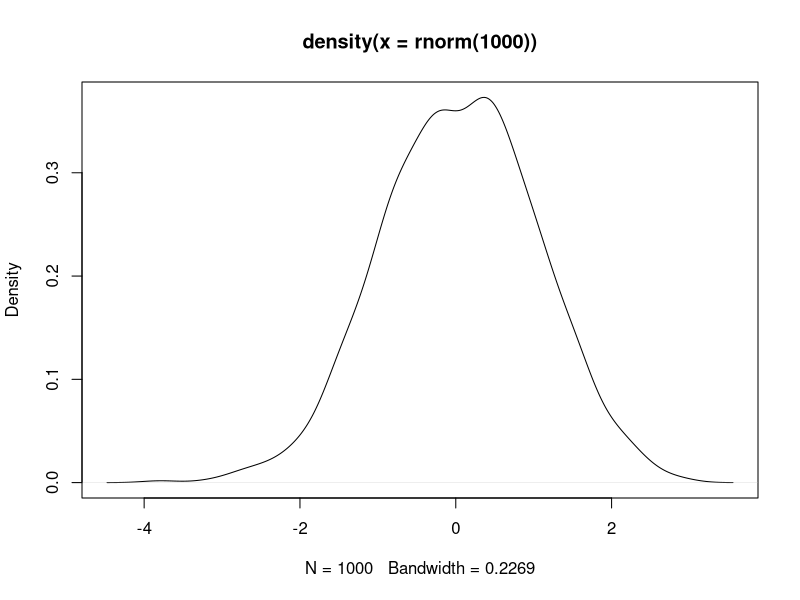

Reproduce this figure in R.
a <- 417.38/21 + 1453.2/(8.4+4.1)
print(a)

mean(rnorm(1000))
sd(rnorm(1000))

density(rnorm(1000))
plot(density(rnorm(1000)))
